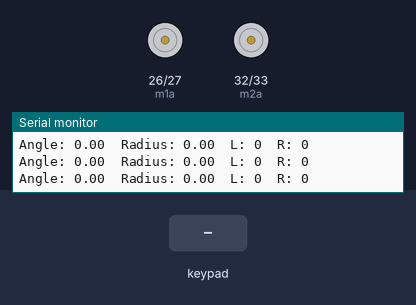
Recording of a sketch running on a simulated ESP32. Shown: motor-driver pin pairs drawn as motors (green arrow = first pin HIGH = forward, orange = second pin HIGH = backward, longer = more drive), the last lines printed to the serial monitor. The test bench sets the inputs (shaded band).

Above: at 1.2 s.
1.3 s: key 'U' pressed
At 1.5 s:
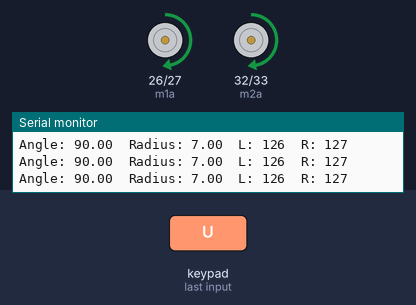
3.2 s: key 'D' pressed
At 3.4 s:
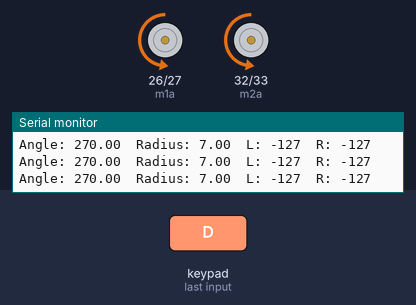
5.1 s: key 'L' pressed
At 5.3 s:
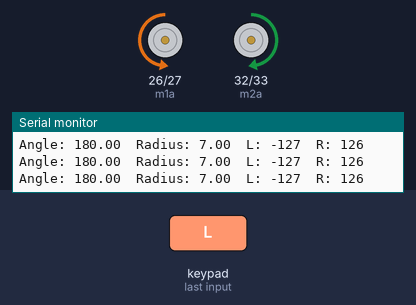
7.0 s: key 'R' pressed
At 7.2 s:
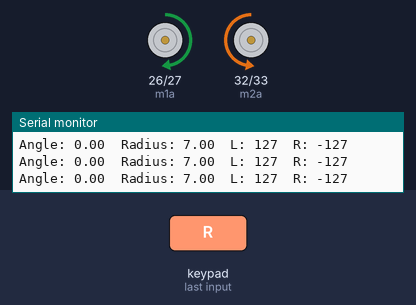
Timing chart, 0 to 9.9 s (numbered marks = the images above; inputs shaded):
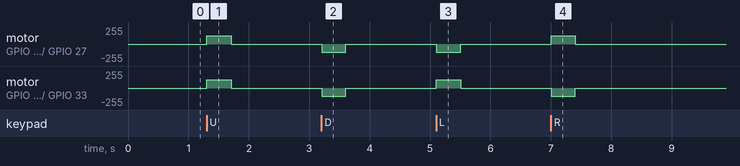

The sketch:

joystick_file.ino
```cpp
#define CUSTOM_SETTINGS
#define INCLUDE_GAMEPAD_MODULE
#include <DabbleESP32.h>

const char* BT_NAME = "ESP32_DiffDriveBot";

// ---------------- Joystick ----------------
const float RADIUS_DEADZONE = 0.5;
const int MAX_SPEED = 127;

// ---------------- MDD3A pins ----------------
// Motor 1
const int m1a = 26;
const int m1b = 27;

// Motor 2
const int m2a = 32;
const int m2b = 33;

// PWM settings
const int PWM_FREQ = 20000;   // 20 kHz
const int PWM_RES  = 8;       // 0-255


// =====================================================
// Motor 1 control
// speed: -255 to +255
// =====================================================
void setMotor1(int speed)
{
  speed = constrain(speed, -255, 255);

  if (speed > 0)
  {
    // Forward
    ledcWrite(m1a, speed);
    ledcWrite(m1b, 0);
  }
  else if (speed < 0)
  {
    // Reverse
    ledcWrite(m1a, 0);
    ledcWrite(m1b, -speed);
  }
  else
  {
    // Stop
    ledcWrite(m1a, 0);
    ledcWrite(m1b, 0);
  }
}


// =====================================================
// Motor 2 control
// speed: -255 to +255
// =====================================================
void setMotor2(int speed)
{
  speed = constrain(speed, -255, 255);

  if (speed > 0)
  {
    // Forward
    ledcWrite(m2a, speed);
    ledcWrite(m2b, 0);
  }
  else if (speed < 0)
  {
    // Reverse
    ledcWrite(m2a, 0);
    ledcWrite(m2b, -speed);
  }
  else
  {
    // Stop
    ledcWrite(m2a, 0);
    ledcWrite(m2b, 0);
  }
}


void setup()
{
  Serial.begin(115200);

  // Attach PWM to all four MDD3A inputs
  ledcAttach(m1a, PWM_FREQ, PWM_RES);
  ledcAttach(m1b, PWM_FREQ, PWM_RES);

  ledcAttach(m2a, PWM_FREQ, PWM_RES);
  ledcAttach(m2b, PWM_FREQ, PWM_RES);

  // Start with motors stopped
  setMotor1(0);
  setMotor2(0);

  // Start Dabble Bluetooth
  Dabble.begin(BT_NAME);

  Serial.println("ESP32 Differential Drive Ready");
}


void loop()
{
  Dabble.processInput();

  // -------------------------------------------------
  // Read joystick
  // -------------------------------------------------
  float angle  = GamePad.getAngle();
  float radius = GamePad.getRadius();

  int leftSpeed = 0;
  int rightSpeed = 0;


  // -------------------------------------------------
  // Joystick -> differential drive mixing
  // -------------------------------------------------
  if (radius > RADIUS_DEADZONE)
  {
    float rad = angle * PI / 180.0;

    float x = radius * cos(rad);
    float y = radius * sin(rad);

    float left  = y + x;
    float right = y - x;

    float scale = (float)MAX_SPEED / 7.0;

    leftSpeed = constrain(
      (int)(left * scale),
      -MAX_SPEED,
      MAX_SPEED
    );

    rightSpeed = constrain(
      (int)(right * scale),
      -MAX_SPEED,
      MAX_SPEED
    );
  }


  // -------------------------------------------------
  // Send speeds to MDD3A
  // -------------------------------------------------
  setMotor1(leftSpeed);
  setMotor2(rightSpeed);


  // -------------------------------------------------
  // Debug
  // -------------------------------------------------
  Serial.print("Angle: ");
  Serial.print(angle);

  Serial.print("  Radius: ");
  Serial.print(radius);

  Serial.print("  L: ");
  Serial.print(leftSpeed);

  Serial.print("  R: ");
  Serial.println(rightSpeed);


  delay(10);
}
```

Measured:
- after the input at 1.3 s, motor on GPIO 26 (m1a) / GPIO 27 (m1b): stopped → forward 126/255 at once, → stopped 0.40 s later; motor on GPIO 32 (m2a) / GPIO 33 (m2b): stopped → forward 127/255 at once, → stopped 0.40 s later
- after the input at 3.2 s, motor on GPIO 26 (m1a) / GPIO 27 (m1b), motor on GPIO 32 (m2a) / GPIO 33 (m2b): stopped → backward 127/255 at once, → stopped 0.40 s later
- after the input at 5.1 s, motor on GPIO 26 (m1a) / GPIO 27 (m1b): stopped → backward 127/255 at once, → stopped 0.40 s later; motor on GPIO 32 (m2a) / GPIO 33 (m2b): stopped → forward 126/255 at once, → stopped 0.40 s later
- after the input at 7.0 s, motor on GPIO 26 (m1a) / GPIO 27 (m1b): stopped → forward 127/255 at once, → stopped 0.40 s later; motor on GPIO 32 (m2a) / GPIO 33 (m2b): stopped → backward 127/255 at once, → stopped 0.40 s later
